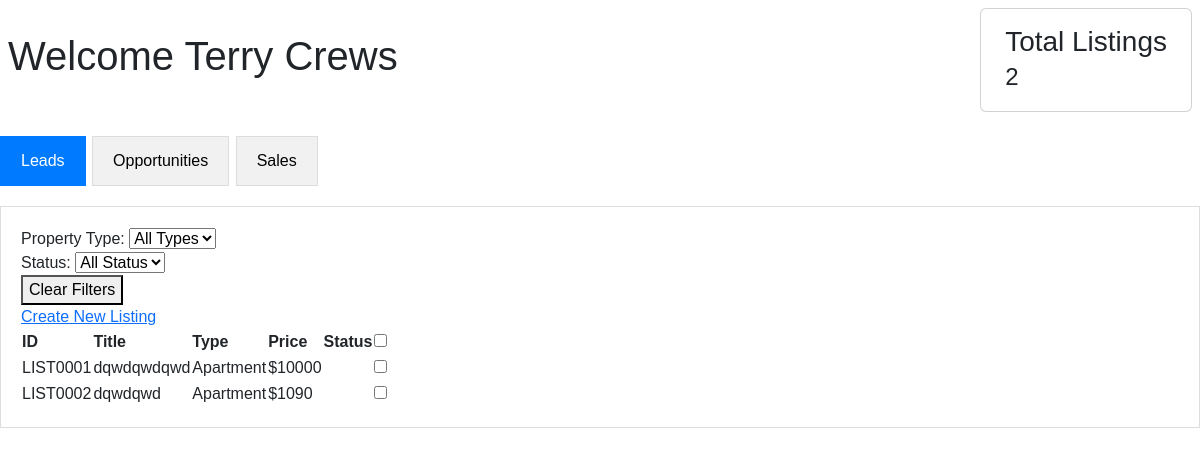
The app's page /dashboard/salesman/ (signed in) with its own data.
### accounts/models.py (models this page shows, shortened)
class User(AbstractUser):
    class Role(models.TextChoices):
        CEO = "CEO", "CEO",
        MANAGER = "Manager", "Manager",
        SALESMAN = "Salesman", "Salesman"
    role = models.CharField(
        max_length=20,
        choices=Role.choices,
        default=Role.SALESMAN
    )
    branch = models.ForeignKey(
        'org.Branch',
        on_delete=models.SET_NULL,
        null=True,
        blank=True,
        related_name='users'
    )

### inventory/models.py (models this page shows, shortened)
class Listing(models.Model):
    class typeChoices(models.TextChoices):
        CONDO = "Condo", "Condo"
        VILLA = "Villa", "Villa"
        APARTMENT = "Apartment", "Apartment"
        PENTHOUSE = "Penthouse", "Penthouse"
        MANSION = "Mansion", "Mansion"
        WAREHOUSE = "Warehouse", "Warehouse"
        RETAIL_STORE = "Retail Store", "Retail Store"
        OFFICE_SPACE = "Office Space", "Office Space"
    class leadStatusChoices(models.TextChoices):
        PENDING = "Approval Pending", "Approval Pending"
        REJECTED = "Rejected", "Rejected"
        APPROVED = "Approved", "Approved"
    class oppStatusChoices(models.TextChoices):
        PROSPECTING = "Proespecting", "Prospecting"
        NEGOTIATING = "Negotiating", "Negotiating"
        PENDING = "Pending Approval", "Pending Approval"
        REJECTED = "Rejected", "Rejected"
        APPROVED = "Approved", "Approved"
    class saleStatusChoices(models.TextChoices):
        PROCESSING = "Processing", "Processing"
        CLOSED_WON = "Closed Won", "Closed Won"
        CLOSED_LOST = "Closed Lost", "Closed List"
    id = models.CharField(max_length=10, primary_key=True)
    branch  = models.ForeignKey(
        'org.Branch',
        on_delete=models.CASCADE,
        related_name='listings'
    )
    type = models.TextField(
        max_length=20,
        choices=typeChoices.choices,
        default=typeChoices.APARTMENT)
    proposed_price = models.DecimalField(max_digits=12, decimal_places=2)
    title = models.CharField(max_length=200)
    address = models.TextField()
    city = models.CharField(max_length=100)
    lead_status = models.TextField(
        max_length=30,
        choices=leadStatusChoices.choices,
        default=leadStatusChoices.PENDING
    )
    lead_approved_by = models.ForeignKey(
        'accounts.User',
        on_delete=models.SET_NULL,
        null=True,
        blank=True,
        related_name='approved_leads'
    )
    lead_approved_at = models.DateTimeField(null=True, blank=True)
    opp_status = models.TextField(
        max_length=30,
        choices=oppStatusChoices.choices,
        default=oppStatusChoices.PENDING
    )
    opp_approved_by = models.ForeignKey(
        'accounts.User',
        on_delete=models.SET_NULL,
        null=True,
        blank=True,
        related_name='approved_opportunities'
    )
    opp_approved_at = models.DateTimeField(null=True, blank=True)
    sale_status = models.TextField(
        max_length=30,
        choices=saleStatusChoices.choices,
        default=saleStatusChoices.PROCESSING
    )
    sale_closed_at = models.DateTimeField(null=True, blank=True)
    sale_price = models.DecimalField(max_digits=12, decimal_places=2, null=True, blank=True)
    created_at = models.DateTimeField(auto_now_add=True)
    updated_at = models.DateTimeField(auto_now=True)
    is_active = models.BooleanField(default=True)
    assigned_salesman = models.ForeignKey(
        'accounts.User',
        on_delete=models.SET_NULL,
        null=True,
        blank=True,
        related_name='assigned_salesmen',
        limit_choices_to={'role': 'Salesman'},
    )
    comments = models.TextField(null=True, max_length=100, blank=True)

### dashboards/views.py (the view)
# urls.py: path('salesman/', views.salesman_dashboard, name='salesman_dashboard'),
@login_required
@user_passes_test(is_salesman)
def salesman_dashboard(request):
    listings = listings_visible_to(request.user)
    return render(request, 'dashboards/salesman_dashboard.html', {'listings': listings})

### dashboards/views.py (called while the page is built)
def is_salesman(user):
    return user.groups.filter(name='Salesman').exists()

### inventory/views.py (called while the page is built)
def listings_visible_to(user):
    if user.role == 'Salesman':
        return Listing.objects.filter(
            branch=user.branch,
            assigned_salesman=user
        )
    elif user.role == 'Manager':
        return Listing.objects.filter(branch=user.branch)
    elif user.role == 'CEO':
        return Listing.objects.all()
    return Listing.objects.none()

### dashboards/templates/dashboards/salesman_dashboard.html (shortened to what this page needs)
{% extends 'dashboards/base_dashboard.html' %}
{% block content %}
{{ block.super }}
<div id="leads" class="tabcontent" style="display: block;">
    <form method="post" id="batch-form">
        <div>
            <div>
                <label>Property Type:</label>
                <select id="typeFilter">
                    <option value="">All Types</option>
                </select>
            </div>
            <div>
                <label>Status:</label>
                <select id="statusFilter">
                    <option value="">All Status</option>
                </select>
            </div>
            <div>
                <button id="clearFilters">Clear Filters</button>
            </div>
        </div>
        <div>
            <div>
                {% if perms.inventory.add_listing %}
                <div>
                    <a href="{% url 'inventory:listing_create_salesman' %}">
                        Create New Listing
                    </a>
                </div>
                {% endif %}
            </div>
        </div>
        <div>
            {% if listings %}
            <table id="salesman-listings-table">
                <thead>
                    <tr>
                        <th>ID</th>
                        <th>Title</th>
                        <th>Type</th>
                        <th>Price</th>
                        <th>Status</th>
                        <th><input type="checkbox" id="select_all" onchange="toggleSelectAll(this)"> </th>
                    </tr>
                </thead>
                <tbody>
                    {% for listing in listings %}
                    <tr>
                        <td>{{ listing.id }}</td>
                        <td>{{ listing.title }}</td>
                        <td>{{ listing.get_type_display }}</td>
                        <td>${{ listing.proposed_price|floatformat:0 }}</td>
                        <td>
                        </td>
                        <td>
                            <input type="checkbox" name="listing_ids" value="{{ listing.id }}" class="listing-checkbox">
                        </td>
                    </tr>
                    {% endfor %}
                </tbody>
            </table>
            {% else %}
            <p>No listings found.</p>
            {% endif %}
        </div>
    </form>
</div>
{% endblock %}

### dashboards/templates/dashboards/base_dashboard.html (shortened to what this page needs)
{% extends 'base.html' %}
{% block content %}
<div class="d-flex align-items-center gap-4 mb-4">
    <h1 class="flex-grow-1 mb-0 ms-2">Welcome {{ user.get_full_name }}</h1>
    <div class="card flex-shrink-1 mt-2 me-2">
        <div class="card-body py-3 px-4">
            <h3 class="card-title mb-1">Total Listings</h3>
            <h4 class="mb-1">{{ listings|length }}</h4>
        </div>
    </div>
</div>
<div class="menu">
    <button class="tablinks" onClick="switchTab(event, 'leads')">Leads</button>
    <button class="tablinks" onClick="switchTab(event, 'opportunities')">Opportunities</button>
    <button class="tablinks" onClick="switchTab(event, 'sales')">Sales</button>
</div>
{% endblock %}

### templates/base.html (style rules this page uses)
.menu { margin: 20px 0; }
.tablinks { padding: 12px 20px; border: 1px solid #ddd; background: #f1f1f1; cursor: pointer; margin-right: 2px; }
.tablinks.active { background: #007bff; color: white; border-color: #007bff; }
.tabcontent { display: none; padding: 20px; border: 1px solid #ddd; margin-top: 10px; }

### records on screen
User: get_full_name "Terry Crews"
Listing: id "LIST0001", title "dqwdqwdqwd", type "Apartment", proposed_price "10000"
Listing: id "LIST0002", title "dqwdqwd", type "Apartment", proposed_price "1090"

### other values on screen
{{ listings|length }} "2"
